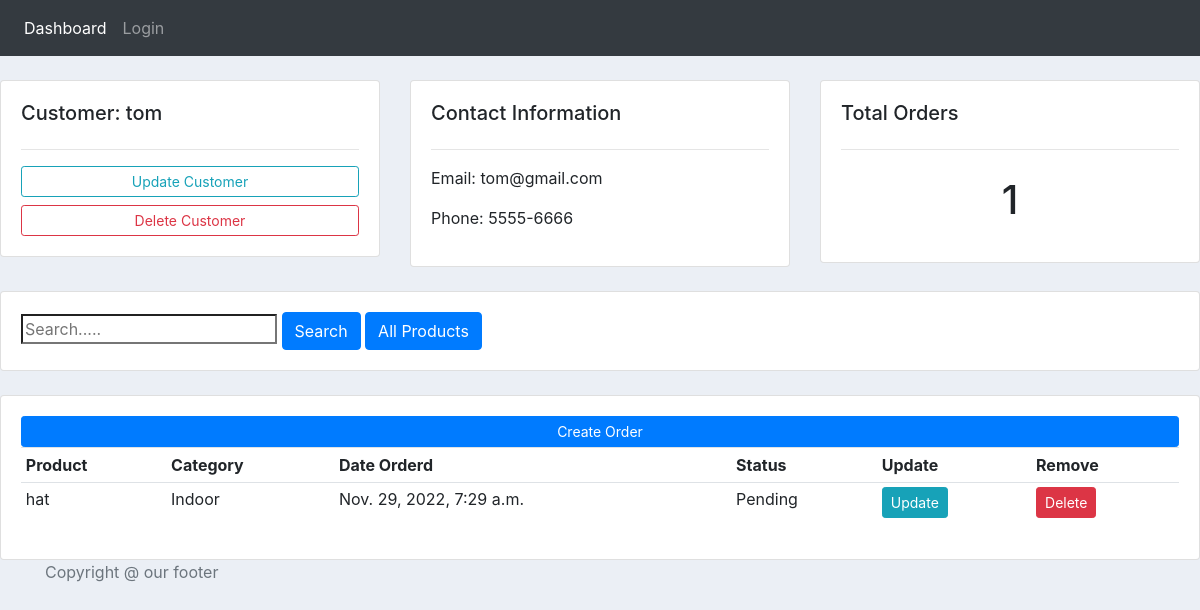
/customer/3/, run on the app's committed database.
### account/models.py (models this page shows, shortened)
class Customer(models.Model):
	user=models.OneToOneField(User,on_delete=models.CASCADE,null=True)
	name = models.CharField(max_length=200, null=True)
	phone = models.CharField(max_length=200, null=True)
	email = models.EmailField(unique=True,null=True)
	date_created = models.DateTimeField(auto_now_add=True, null=True, blank=True)

class Order(models.Model):
	STATUS = (
			('Pending', 'Pending'),
			('Out for delivery', 'Out for delivery'),
			('Delivered', 'Delivered'),
			)
	customer = models.ForeignKey(Customer, on_delete= models.SET_NULL, null=True)
	product = models.ForeignKey(Product, on_delete=models.SET_NULL, null=True )
	date_created = models.DateTimeField(auto_now_add=True, null=True, blank=True)
	status = models.CharField(max_length=200, null=True, choices=STATUS)

class Product(models.Model):
	CATEGORY = (
			('Indoor', 'Indoor'),
			('Out Door', 'Out Door'),
			)
	name = models.CharField(max_length=200, null=True)
	price = models.FloatField(null=True)
	category = models.CharField(max_length=200, null=True, choices=CATEGORY)
	date_created = models.DateTimeField(auto_now_add=True, null=True, blank=True)
	def __str__(self):
		return self.name

### account/views.py (the view)
# urls.py: path('customer/<str:pk>/',views.customer,name='customer'),
def customer(request,pk):
 search=request.GET.get('search_bar') if request.GET.get('search_bar')!= None else ''
 customer=Customer.objects.get(id=pk)
 order2=customer.order_set.all()
 order=customer.order_set.filter(
	Q(product__name__icontains=search)|
  Q(status__icontains=search)
 )
 total_orders=order2.count()
 context={'customer':customer,'orders':order,'total_orders':total_orders,'orders2':order2}
 return render (request,'account/customer.html',context)

### account/templates/account/customer.html
{% extends 'main.html' %}
{% block content %}
{% include 'navabar.html' %}
<br>
<div class="row">
	<div class="col-md">
		<div class="card card-body">
			<h5>Customer: {{customer.name}}</h5>
			<hr>
			<a class="btn btn-outline-info  btn-sm btn-block" href="{% url 'update_customer' customer.id %}">Update Customer</a>
			<a class="btn btn-outline-danger  btn-sm btn-block" href="{% url 'delete_customer' customer.id %}">Delete Customer</a>
		</div>
	</div>
	<div class="col-md">
		<div class="card card-body">
			<h5>Contact Information</h5>
			<hr>
			<p>Email:  {{customer.email}}</p>
			<p>Phone:  {{customer.phone}}</p>
		</div>
	</div>
	<div class="col-md">
		<div class="card card-body">
			<h5>Total Orders</h5>
			<hr>
			<h1 style="text-align: center;padding: 10px">{{total_orders}}</h1>
		</div>
	</div>
</div>
<br>
<div class="row">
	<div class="col">
		<div class="card card-body">
			<form method="get">
         <input type="search" placeholder="Search....." name="search_bar"   />
		    <button class="btn btn-primary" type="submit">Search</button>
				<a class="btn btn-primary" href="{% url 'customer' customer.id  %}">All Products</a>
		  </form>
		</div>
	</div>
</div>
<br>
<div class="row">
	<div class="col-md">
		<div class="card card-body">
			<a class="btn btn-primary  btn-sm btn-block" href="{% url 'create_order' customer.id %}">Create Order</a>
			<table class="table table-sm">
				<tr>
					<th>Product</th>
					<th>Category</th>
					<th>Date Orderd</th>
					<th>Status</th>
					<th>Update</th>
					<th>Remove</th>
				</tr>
				{% for order in orders %}
					<tr>
						<td>{{order.product}}</td>
						<td>{{order.product.category}}</td>
						<td>{{order.date_created}}</td>
						<td>{{order.status}}</td>
						<td><a class="btn btn-sm btn-info" href="{% url 'update_order' order.id %}">Update</a></td>
						<td><a class="btn btn-sm btn-danger" href="{% url 'delete_order' order.id %}">Delete</a></td>
					</tr>
				{% endfor %}
			</table>
		</div>
	</div>
</div>
{% endblock content %}

### static/css/main.css (style rules this page uses)
body { background-color: #ebeff5; }

### data on the page
Customer: name "tom", email "tom@gmail.com", phone "5555-6666"
Order: product "hat", product.category "Indoor", date_created "Nov. 29, 2022, 7:29 a.m.", status "Pending"

### other printed values
{{ total_orders }} "1"
